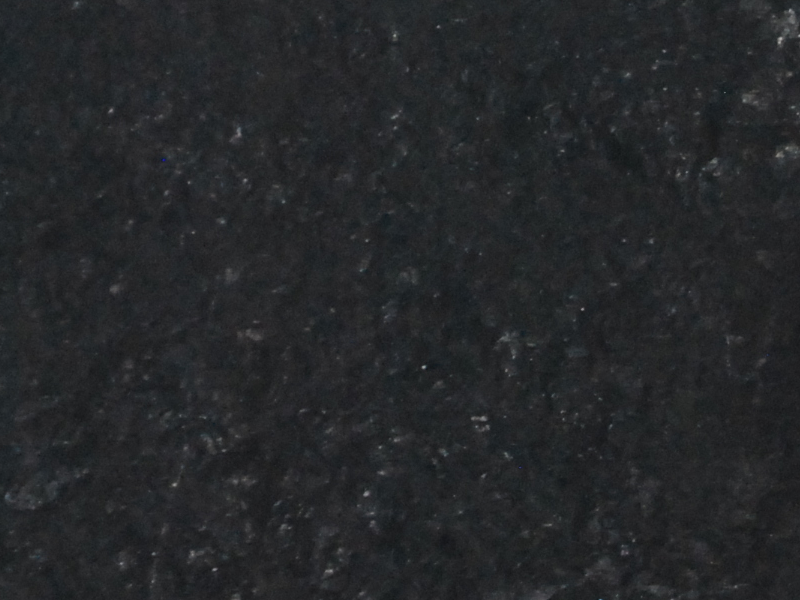
#> input picture pic/img/0001.bmp, 800 x 600 px
$ python split.py img/0001.bmp out.png out.png out.png out.png   (Python 2 division)
#> lines starting #> are read from the running program, lines starting #| are printed output that depends on the picture
#!/usr/bin/env python

'''
Divide image into 4
'''

import cv2
import sys

im = cv2.imread( sys.argv[1] )
#> im is the input picture: shape (600, 800, 3); mean B, G, R 41.4, 39.2, 37.3
R,C,D = im.shape
#> R = 600; C = 800; D = 3
cv2.imwrite( sys.argv[2], im[0:(R/2), 0:(C/2)] )
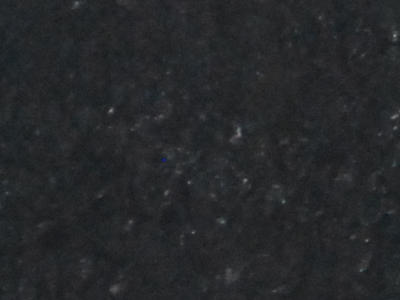
#> saved as out.png: shape (300, 400, 3); mean B, G, R 42.2, 39.8, 37.9
cv2.imwrite( sys.argv[3], im[(R/2):R, 0:(C/2)] )
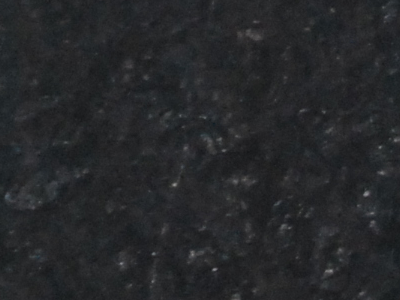
#> saved as out.png: shape (300, 400, 3); mean B, G, R 41.9, 39.5, 38.1
cv2.imwrite( sys.argv[4], im[0:(R/2), (C/2):C] )
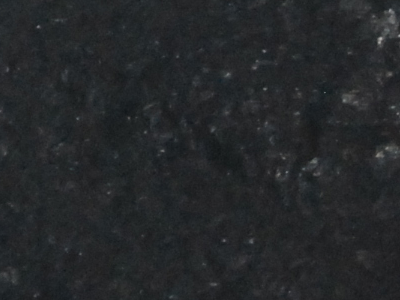
#> saved as out.png: shape (300, 400, 3); mean B, G, R 41.7, 39.6, 37.1
cv2.imwrite( sys.argv[5], im[(R/2):R, (C/2):C] )
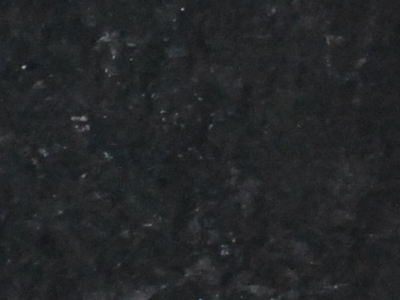
#> saved as out.png: shape (300, 400, 3); mean B, G, R 39.8, 37.8, 36.1

$ run again, on pic/img/0003.bmp
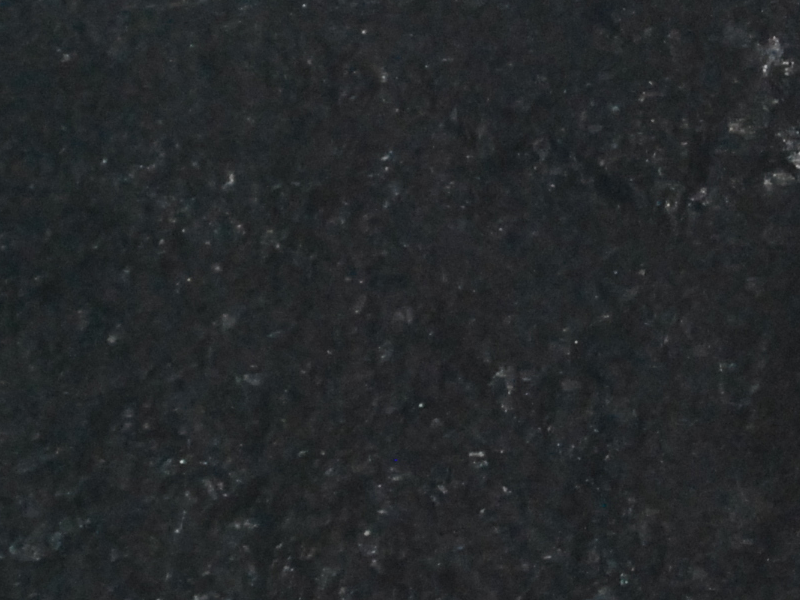
#> input picture pic/img/0003.bmp, 800 x 600 px
#> im is the input picture: shape (600, 800, 3); mean B, G, R 41.9, 39.8, 36.9
#> `cv2.imwrite( sys.argv[4], im[0:(R/2), (C/2):C] )`:
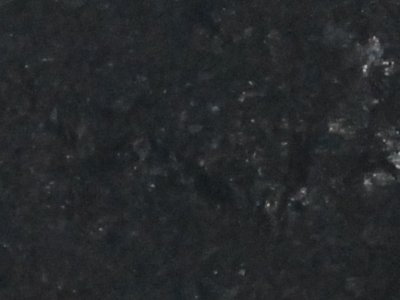
#> saved as out.png: shape (300, 400, 3); mean B, G, R 42.5, 40.2, 37.6
#> `cv2.imwrite( sys.argv[5], im[(R/2):R, (C/2):C] )`:
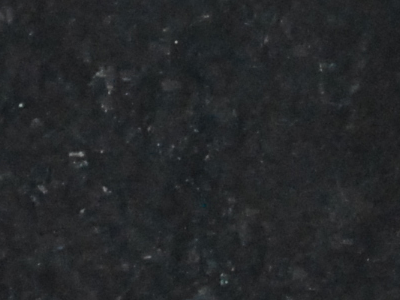
#> saved as out.png: shape (300, 400, 3); mean B, G, R 40.9, 38.9, 36.7

$ run again, on pic/img/0004.bmp
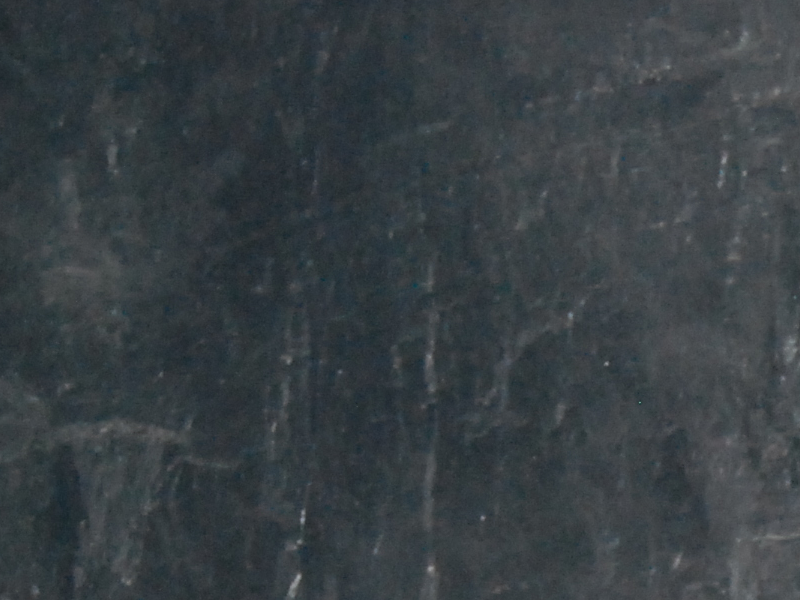
#> input picture pic/img/0004.bmp, 800 x 600 px
#> im is the input picture: shape (600, 800, 3); mean B, G, R 67.3, 63.4, 56.1
#> `cv2.imwrite( sys.argv[4], im[0:(R/2), (C/2):C] )`:
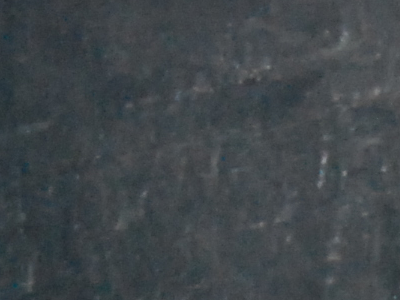
#> saved as out.png: shape (300, 400, 3); mean B, G, R 74.2, 70.4, 64.1
#> `cv2.imwrite( sys.argv[5], im[(R/2):R, (C/2):C] )`:
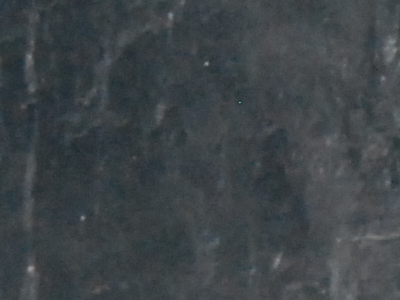
#> saved as out.png: shape (300, 400, 3); mean B, G, R 72.1, 68.5, 62.1

$ run again, on pic/img/0005.bmp
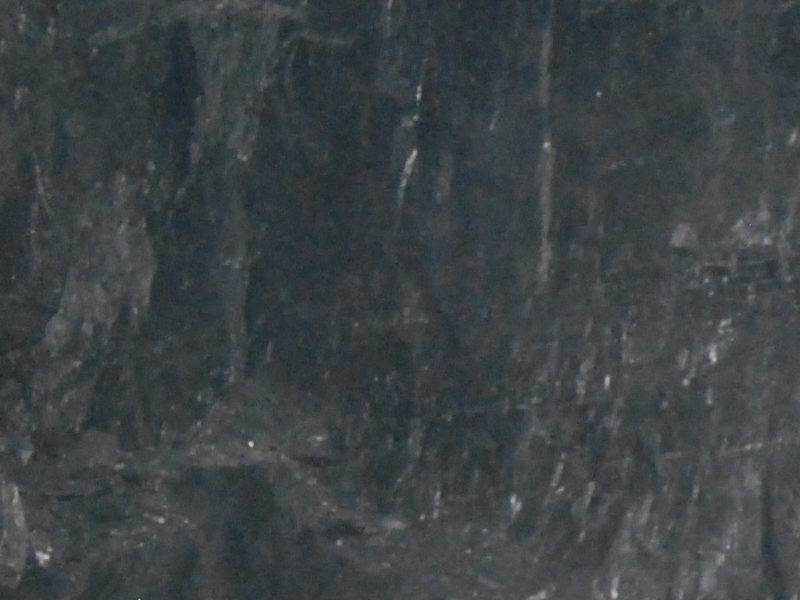
#> input picture pic/img/0005.bmp, 800 x 600 px
#> im is the input picture: shape (600, 800, 3); mean B, G, R 69.9, 66.7, 61.1
#> `cv2.imwrite( sys.argv[4], im[0:(R/2), (C/2):C] )`:
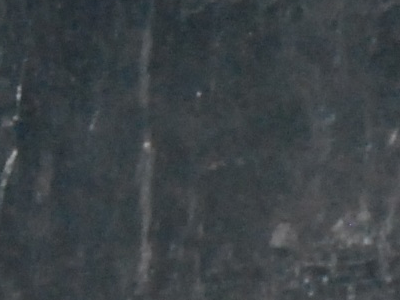
#> saved as out.png: shape (300, 400, 3); mean B, G, R 69.8, 66, 59.8
#> `cv2.imwrite( sys.argv[5], im[(R/2):R, (C/2):C] )`:
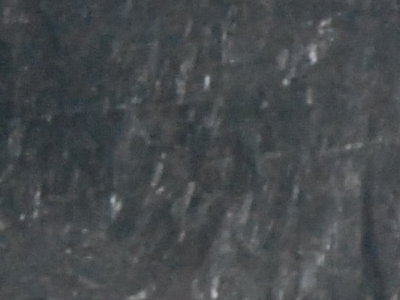
#> saved as out.png: shape (300, 400, 3); mean B, G, R 77.1, 74.3, 70.3
